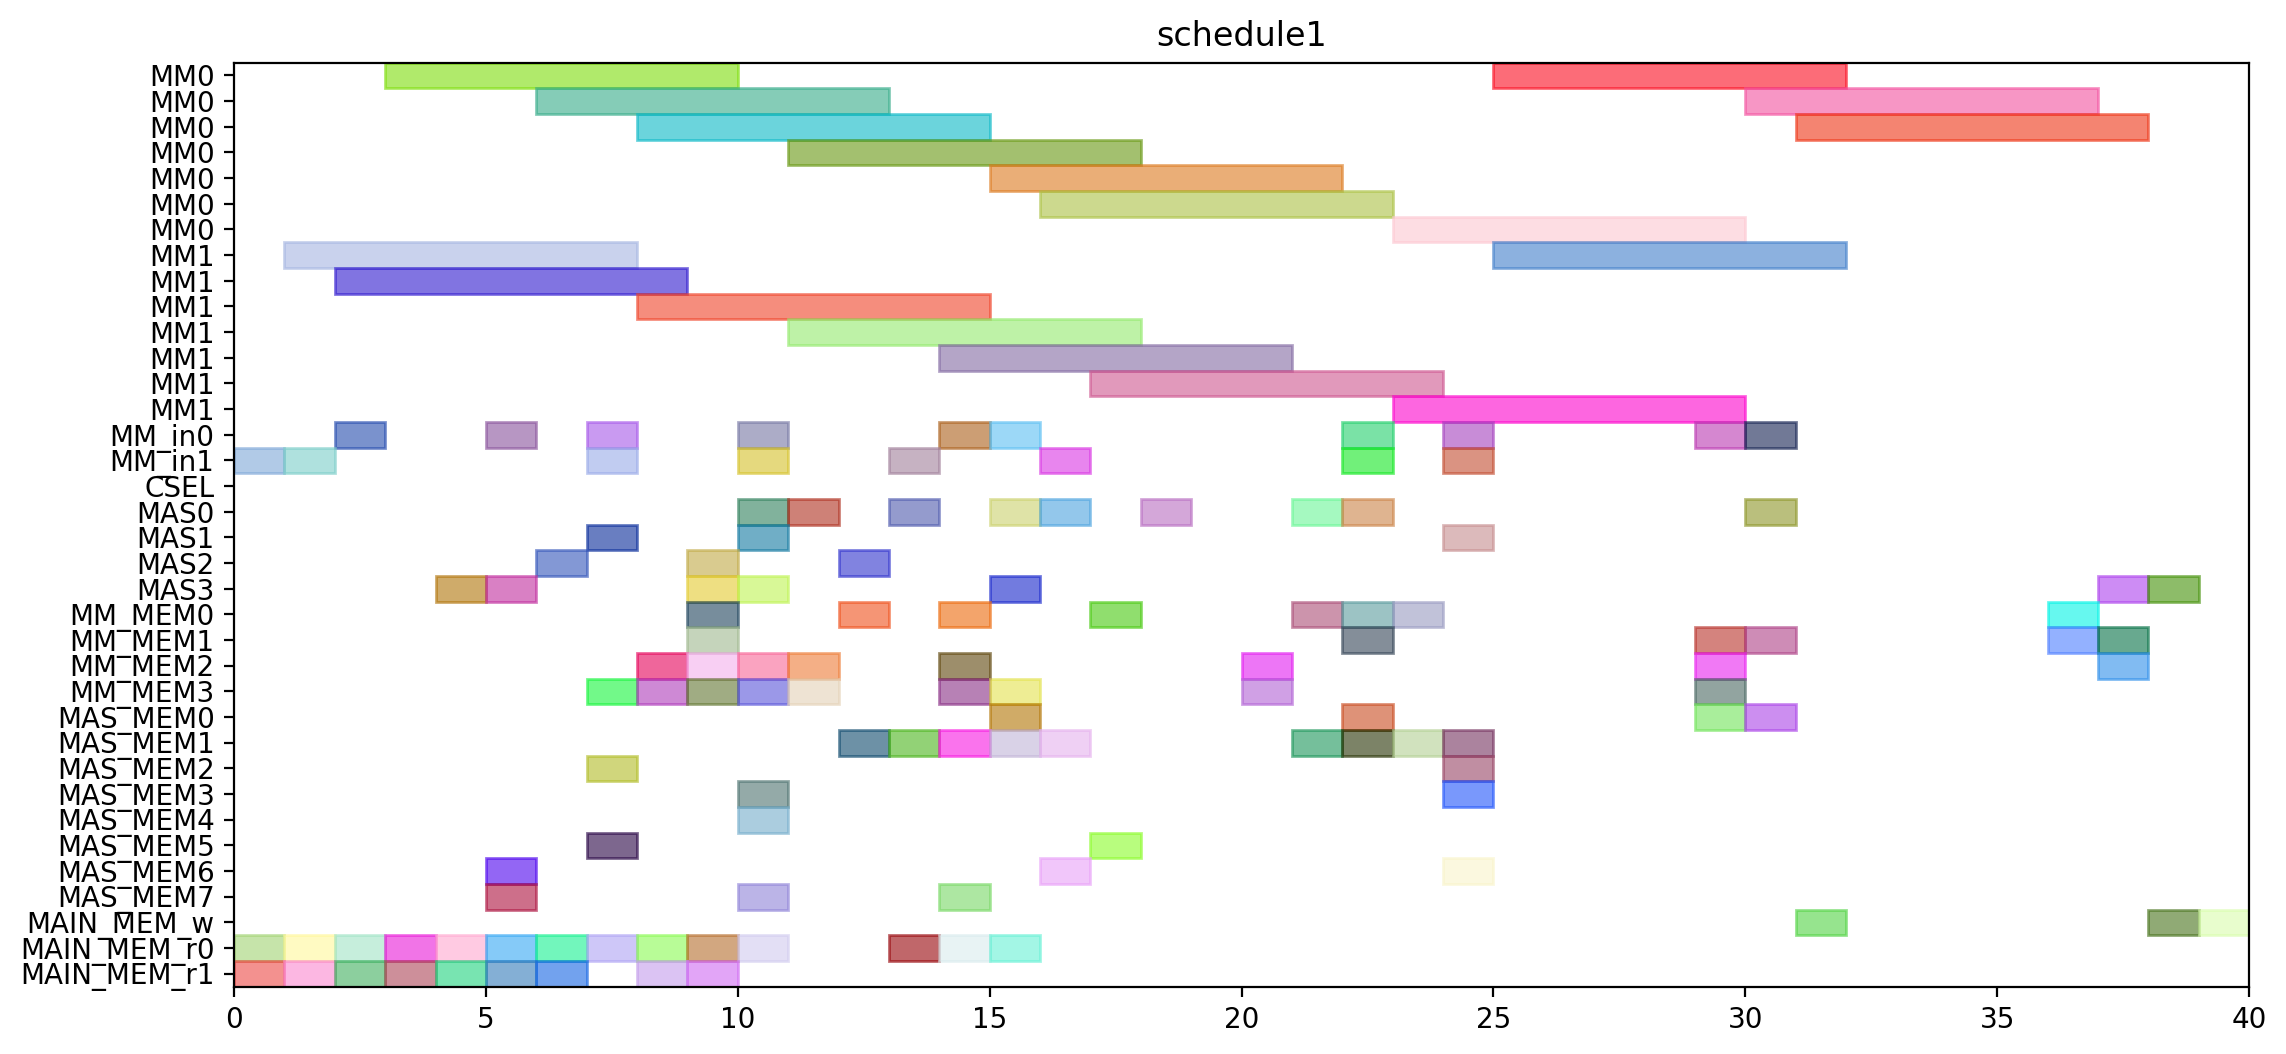

Recreate this plot in Python.
from pyschedule import Scenario, solvers, plotters, alt


def solve():
	horizon = 150
	S = Scenario("schedule1", horizon=horizon)

	# resource
	MM = S.Resources('MM', num=2, size=7)
	MM_in = S.Resources('MM_in', num=2)
	CSEL = S.Resource('CSEL')
	MAS = S.Resources('MAS', num=4, size=1, periods=range(1, horizon))
	MM_MEM = S.Resources('MM_MEM', num=4)
	MAS_MEM = S.Resources('MAS_MEM', num=8)
	MAIN_MEM_w = S.Resource('MAIN_MEM_w', size=1)
	MAIN_MEM_r = S.Resources('MAIN_MEM_r', num=2)

	# result of previous scheduling
	t2_in = S.Task('t2_in', length=1, delay_cost=1)
	S += t2_in >= 0
	t2_in += MM_in[1]

	t2_mem0 = S.Task('t2_mem0', length=1, delay_cost=1)
	S += t2_mem0 >= 0
	t2_mem0 += MAIN_MEM_r[0]

	t2_mem1 = S.Task('t2_mem1', length=1, delay_cost=1)
	S += t2_mem1 >= 0
	t2_mem1 += MAIN_MEM_r[1]

	t0_in = S.Task('t0_in', length=1, delay_cost=1)
	S += t0_in >= 1
	t0_in += MM_in[1]

	t0_mem0 = S.Task('t0_mem0', length=1, delay_cost=1)
	S += t0_mem0 >= 1
	t0_mem0 += MAIN_MEM_r[0]

	t0_mem1 = S.Task('t0_mem1', length=1, delay_cost=1)
	S += t0_mem1 >= 1
	t0_mem1 += MAIN_MEM_r[1]

	t2 = S.Task('t2', length=7, delay_cost=1)
	S += t2 >= 1
	t2 += MM[1]

	t0 = S.Task('t0', length=7, delay_cost=1)
	S += t0 >= 2
	t0 += MM[1]

	t1_in = S.Task('t1_in', length=1, delay_cost=1)
	S += t1_in >= 2
	t1_in += MM_in[0]

	t1_mem0 = S.Task('t1_mem0', length=1, delay_cost=1)
	S += t1_mem0 >= 2
	t1_mem0 += MAIN_MEM_r[0]

	t1_mem1 = S.Task('t1_mem1', length=1, delay_cost=1)
	S += t1_mem1 >= 2
	t1_mem1 += MAIN_MEM_r[1]

	t1 = S.Task('t1', length=7, delay_cost=1)
	S += t1 >= 3
	t1 += MM[0]

	t9_mem0 = S.Task('t9_mem0', length=1, delay_cost=1)
	S += t9_mem0 >= 3
	t9_mem0 += MAIN_MEM_r[0]

	t9_mem1 = S.Task('t9_mem1', length=1, delay_cost=1)
	S += t9_mem1 >= 3
	t9_mem1 += MAIN_MEM_r[1]

	t8_mem0 = S.Task('t8_mem0', length=1, delay_cost=1)
	S += t8_mem0 >= 4
	t8_mem0 += MAIN_MEM_r[0]

	t8_mem1 = S.Task('t8_mem1', length=1, delay_cost=1)
	S += t8_mem1 >= 4
	t8_mem1 += MAIN_MEM_r[1]

	t9 = S.Task('t9', length=1, delay_cost=1)
	S += t9 >= 4
	t9 += MAS[3]

	t10_in = S.Task('t10_in', length=1, delay_cost=1)
	S += t10_in >= 5
	t10_in += MM_in[0]

	t10_mem0 = S.Task('t10_mem0', length=1, delay_cost=1)
	S += t10_mem0 >= 5
	t10_mem0 += MAS_MEM[6]

	t10_mem1 = S.Task('t10_mem1', length=1, delay_cost=1)
	S += t10_mem1 >= 5
	t10_mem1 += MAS_MEM[7]

	t4_mem0 = S.Task('t4_mem0', length=1, delay_cost=1)
	S += t4_mem0 >= 5
	t4_mem0 += MAIN_MEM_r[0]

	t4_mem1 = S.Task('t4_mem1', length=1, delay_cost=1)
	S += t4_mem1 >= 5
	t4_mem1 += MAIN_MEM_r[1]

	t8 = S.Task('t8', length=1, delay_cost=1)
	S += t8 >= 5
	t8 += MAS[3]

	t10 = S.Task('t10', length=7, delay_cost=1)
	S += t10 >= 6
	t10 += MM[0]

	t3_mem0 = S.Task('t3_mem0', length=1, delay_cost=1)
	S += t3_mem0 >= 6
	t3_mem0 += MAIN_MEM_r[0]

	t3_mem1 = S.Task('t3_mem1', length=1, delay_cost=1)
	S += t3_mem1 >= 6
	t3_mem1 += MAIN_MEM_r[1]

	t4 = S.Task('t4', length=1, delay_cost=1)
	S += t4 >= 6
	t4 += MAS[2]

	t26_in = S.Task('t26_in', length=1, delay_cost=1)
	S += t26_in >= 7
	t26_in += MM_in[1]

	t26_mem0 = S.Task('t26_mem0', length=1, delay_cost=1)
	S += t26_mem0 >= 7
	t26_mem0 += MAIN_MEM_r[0]

	t26_mem1 = S.Task('t26_mem1', length=1, delay_cost=1)
	S += t26_mem1 >= 7
	t26_mem1 += MM_MEM[3]

	t3 = S.Task('t3', length=1, delay_cost=1)
	S += t3 >= 7
	t3 += MAS[1]

	t5_in = S.Task('t5_in', length=1, delay_cost=1)
	S += t5_in >= 7
	t5_in += MM_in[0]

	t5_mem0 = S.Task('t5_mem0', length=1, delay_cost=1)
	S += t5_mem0 >= 7
	t5_mem0 += MAS_MEM[2]

	t5_mem1 = S.Task('t5_mem1', length=1, delay_cost=1)
	S += t5_mem1 >= 7
	t5_mem1 += MAS_MEM[5]

	t13_mem0 = S.Task('t13_mem0', length=1, delay_cost=1)
	S += t13_mem0 >= 8
	t13_mem0 += MAIN_MEM_r[0]

	t13_mem1 = S.Task('t13_mem1', length=1, delay_cost=1)
	S += t13_mem1 >= 8
	t13_mem1 += MAIN_MEM_r[1]

	t24_mem0 = S.Task('t24_mem0', length=1, delay_cost=1)
	S += t24_mem0 >= 8
	t24_mem0 += MM_MEM[2]

	t24_mem1 = S.Task('t24_mem1', length=1, delay_cost=1)
	S += t24_mem1 >= 8
	t24_mem1 += MM_MEM[3]

	t26 = S.Task('t26', length=7, delay_cost=1)
	S += t26 >= 8
	t26 += MM[1]

	t5 = S.Task('t5', length=7, delay_cost=1)
	S += t5 >= 8
	t5 += MM[0]

	t11_mem0 = S.Task('t11_mem0', length=1, delay_cost=1)
	S += t11_mem0 >= 9
	t11_mem0 += MM_MEM[0]

	t11_mem1 = S.Task('t11_mem1', length=1, delay_cost=1)
	S += t11_mem1 >= 9
	t11_mem1 += MM_MEM[3]

	t13 = S.Task('t13', length=1, delay_cost=1)
	S += t13 >= 9
	t13 += MAS[2]

	t14_mem0 = S.Task('t14_mem0', length=1, delay_cost=1)
	S += t14_mem0 >= 9
	t14_mem0 += MAIN_MEM_r[0]

	t14_mem1 = S.Task('t14_mem1', length=1, delay_cost=1)
	S += t14_mem1 >= 9
	t14_mem1 += MAIN_MEM_r[1]

	t24 = S.Task('t24', length=1, delay_cost=1)
	S += t24 >= 9
	t24 += MAS[3]

	t6_mem0 = S.Task('t6_mem0', length=1, delay_cost=1)
	S += t6_mem0 >= 9
	t6_mem0 += MM_MEM[2]

	t6_mem1 = S.Task('t6_mem1', length=1, delay_cost=1)
	S += t6_mem1 >= 9
	t6_mem1 += MM_MEM[1]

	t11 = S.Task('t11', length=1, delay_cost=1)
	S += t11 >= 10
	t11 += MAS[0]

	t14 = S.Task('t14', length=1, delay_cost=1)
	S += t14 >= 10
	t14 += MAS[1]

	t15_in = S.Task('t15_in', length=1, delay_cost=1)
	S += t15_in >= 10
	t15_in += MM_in[0]

	t15_mem0 = S.Task('t15_mem0', length=1, delay_cost=1)
	S += t15_mem0 >= 10
	t15_mem0 += MAS_MEM[4]

	t15_mem1 = S.Task('t15_mem1', length=1, delay_cost=1)
	S += t15_mem1 >= 10
	t15_mem1 += MAS_MEM[3]

	t19_in = S.Task('t19_in', length=1, delay_cost=1)
	S += t19_in >= 10
	t19_in += MM_in[1]

	t19_mem0 = S.Task('t19_mem0', length=1, delay_cost=1)
	S += t19_mem0 >= 10
	t19_mem0 += MAIN_MEM_r[0]

	t19_mem1 = S.Task('t19_mem1', length=1, delay_cost=1)
	S += t19_mem1 >= 10
	t19_mem1 += MM_MEM[3]

	t25_mem0 = S.Task('t25_mem0', length=1, delay_cost=1)
	S += t25_mem0 >= 10
	t25_mem0 += MM_MEM[2]

	t25_mem1 = S.Task('t25_mem1', length=1, delay_cost=1)
	S += t25_mem1 >= 10
	t25_mem1 += MAS_MEM[7]

	t6 = S.Task('t6', length=1, delay_cost=1)
	S += t6 >= 10
	t6 += MAS[3]

	t15 = S.Task('t15', length=7, delay_cost=1)
	S += t15 >= 11
	t15 += MM[0]

	t16_mem0 = S.Task('t16_mem0', length=1, delay_cost=1)
	S += t16_mem0 >= 11
	t16_mem0 += MM_MEM[2]

	t16_mem1 = S.Task('t16_mem1', length=1, delay_cost=1)
	S += t16_mem1 >= 11
	t16_mem1 += MM_MEM[3]

	t19 = S.Task('t19', length=7, delay_cost=1)
	S += t19 >= 11
	t19 += MM[1]

	t25 = S.Task('t25', length=1, delay_cost=1)
	S += t25 >= 11
	t25 += MAS[0]

	t12_mem0 = S.Task('t12_mem0', length=1, delay_cost=1)
	S += t12_mem0 >= 12
	t12_mem0 += MM_MEM[0]

	t12_mem1 = S.Task('t12_mem1', length=1, delay_cost=1)
	S += t12_mem1 >= 12
	t12_mem1 += MAS_MEM[1]

	t16 = S.Task('t16', length=1, delay_cost=1)
	S += t16 >= 12
	t16 += MAS[2]

	t12 = S.Task('t12', length=1, delay_cost=1)
	S += t12 >= 13
	t12 += MAS[0]

	t18_in = S.Task('t18_in', length=1, delay_cost=1)
	S += t18_in >= 13
	t18_in += MM_in[1]

	t18_mem0 = S.Task('t18_mem0', length=1, delay_cost=1)
	S += t18_mem0 >= 13
	t18_mem0 += MAIN_MEM_r[0]

	t18_mem1 = S.Task('t18_mem1', length=1, delay_cost=1)
	S += t18_mem1 >= 13
	t18_mem1 += MAS_MEM[1]

	t18 = S.Task('t18', length=7, delay_cost=1)
	S += t18 >= 14
	t18 += MM[1]

	t27_in = S.Task('t27_in', length=1, delay_cost=1)
	S += t27_in >= 14
	t27_in += MM_in[0]

	t27_mem0 = S.Task('t27_mem0', length=1, delay_cost=1)
	S += t27_mem0 >= 14
	t27_mem0 += MAIN_MEM_r[0]

	t27_mem1 = S.Task('t27_mem1', length=1, delay_cost=1)
	S += t27_mem1 >= 14
	t27_mem1 += MAS_MEM[1]

	t29_mem0 = S.Task('t29_mem0', length=1, delay_cost=1)
	S += t29_mem0 >= 14
	t29_mem0 += MM_MEM[2]

	t29_mem1 = S.Task('t29_mem1', length=1, delay_cost=1)
	S += t29_mem1 >= 14
	t29_mem1 += MM_MEM[3]

	t7_mem0 = S.Task('t7_mem0', length=1, delay_cost=1)
	S += t7_mem0 >= 14
	t7_mem0 += MM_MEM[0]

	t7_mem1 = S.Task('t7_mem1', length=1, delay_cost=1)
	S += t7_mem1 >= 14
	t7_mem1 += MAS_MEM[7]

	t27 = S.Task('t27', length=7, delay_cost=1)
	S += t27 >= 15
	t27 += MM[0]

	t28_mem0 = S.Task('t28_mem0', length=1, delay_cost=1)
	S += t28_mem0 >= 15
	t28_mem0 += MAS_MEM[0]

	t28_mem1 = S.Task('t28_mem1', length=1, delay_cost=1)
	S += t28_mem1 >= 15
	t28_mem1 += MM_MEM[3]

	t29 = S.Task('t29', length=1, delay_cost=1)
	S += t29 >= 15
	t29 += MAS[0]

	t30_in = S.Task('t30_in', length=1, delay_cost=1)
	S += t30_in >= 15
	t30_in += MM_in[0]

	t30_mem0 = S.Task('t30_mem0', length=1, delay_cost=1)
	S += t30_mem0 >= 15
	t30_mem0 += MAIN_MEM_r[0]

	t30_mem1 = S.Task('t30_mem1', length=1, delay_cost=1)
	S += t30_mem1 >= 15
	t30_mem1 += MAS_MEM[1]

	t7 = S.Task('t7', length=1, delay_cost=1)
	S += t7 >= 15
	t7 += MAS[3]

	t28 = S.Task('t28', length=1, delay_cost=1)
	S += t28 >= 16
	t28 += MAS[0]

	t30 = S.Task('t30', length=7, delay_cost=1)
	S += t30 >= 16
	t30 += MM[0]

	t35_in = S.Task('t35_in', length=1, delay_cost=1)
	S += t35_in >= 16
	t35_in += MM_in[1]

	t35_mem0 = S.Task('t35_mem0', length=1, delay_cost=1)
	S += t35_mem0 >= 16
	t35_mem0 += MAS_MEM[6]

	t35_mem1 = S.Task('t35_mem1', length=1, delay_cost=1)
	S += t35_mem1 >= 16
	t35_mem1 += MAS_MEM[1]

	t17_mem0 = S.Task('t17_mem0', length=1, delay_cost=1)
	S += t17_mem0 >= 17
	t17_mem0 += MM_MEM[0]

	t17_mem1 = S.Task('t17_mem1', length=1, delay_cost=1)
	S += t17_mem1 >= 17
	t17_mem1 += MAS_MEM[5]

	t35 = S.Task('t35', length=7, delay_cost=1)
	S += t35 >= 17
	t35 += MM[1]

	t17 = S.Task('t17', length=1, delay_cost=1)
	S += t17 >= 18
	t17 += MAS[0]

	t20_mem0 = S.Task('t20_mem0', length=1, delay_cost=1)
	S += t20_mem0 >= 20
	t20_mem0 += MM_MEM[2]

	t20_mem1 = S.Task('t20_mem1', length=1, delay_cost=1)
	S += t20_mem1 >= 20
	t20_mem1 += MM_MEM[3]

	t20 = S.Task('t20', length=1, delay_cost=1)
	S += t20 >= 21
	t20 += MAS[0]

	t31_in = S.Task('t31_in', length=1, delay_cost=1)
	S += t31_in >= 22
	t31_in += MM_in[0]

	t31_mem0 = S.Task('t31_mem0', length=1, delay_cost=1)
	S += t31_mem0 >= 22
	t31_mem0 += MM_MEM[0]

	t31_mem1 = S.Task('t31_mem1', length=1, delay_cost=1)
	S += t31_mem1 >= 22
	t31_mem1 += MM_MEM[1]

	t31 = S.Task('t31', length=7, delay_cost=1)
	S += t31 >= 23
	t31 += MM[0]


	# new tasks
	t21 = S.Task('t21', length=1, delay_cost=1)
	t21 += alt(MAS)
	t21_mem0 = S.Task('t21_mem0', length=1, delay_cost=1)
	t21_mem0 += MM_MEM[0]
	S += 9 < t21_mem0
	S += t21_mem0 <= t21

	t21_mem1 = S.Task('t21_mem1', length=1, delay_cost=1)
	t21_mem1 += MAS_MEM[1]
	S += 21 < t21_mem1
	S += t21_mem1 <= t21

	t22 = S.Task('t22', length=1, delay_cost=1)
	t22 += alt(MAS)
	t22_mem0 = S.Task('t22_mem0', length=1, delay_cost=1)
	t22_mem0 += MM_MEM[0]
	S += 9 < t22_mem0
	S += t22_mem0 <= t22

	t22_mem1 = S.Task('t22_mem1', length=1, delay_cost=1)
	t22_mem1 += MAS_MEM[1]
	S += 21 < t22_mem1
	S += t22_mem1 <= t22

	t32 = S.Task('t32', length=7, delay_cost=1)
	t32 += alt(MM)
	t32_in = S.Task('t32_in', length=1, delay_cost=1)
	t32_in += alt(MM_in)
	S += t32_in*MM_in[0]<=t32*MM[0]
	S += t32_in*MM_in[1]<=t32*MM[1]
	t32_mem0 = S.Task('t32_mem0', length=1, delay_cost=1)
	t32_mem0 += MAS_MEM[0]
	S += 16 < t32_mem0
	S += t32_mem0 <= t32

	t32_mem1 = S.Task('t32_mem1', length=1, delay_cost=1)
	t32_mem1 += MM_MEM[1]
	S += 29 < t32_mem1
	S += t32_mem1 <= t32

	t33 = S.Task('t33', length=7, delay_cost=1)
	t33 += alt(MM)
	t33_in = S.Task('t33_in', length=1, delay_cost=1)
	t33_in += alt(MM_in)
	S += t33_in*MM_in[0]<=t33*MM[0]
	S += t33_in*MM_in[1]<=t33*MM[1]
	t33_mem0 = S.Task('t33_mem0', length=1, delay_cost=1)
	t33_mem0 += MAS_MEM[0]
	S += 18 < t33_mem0
	S += t33_mem0 <= t33

	t33_mem1 = S.Task('t33_mem1', length=1, delay_cost=1)
	t33_mem1 += MM_MEM[1]
	S += 29 < t33_mem1
	S += t33_mem1 <= t33

	t23 = S.Task('t23', length=7, delay_cost=1)
	t23 += alt(MM)
	t23_in = S.Task('t23_in', length=1, delay_cost=1)
	t23_in += alt(MM_in)
	S += t23_in*MM_in[0]<=t23*MM[0]
	S += t23_in*MM_in[1]<=t23*MM[1]
	t23_mem0 = S.Task('t23_mem0', length=1, delay_cost=1)
	t23_mem0 += alt(MAS_MEM)
	S += (t21*MAS[0])-1 < t23_mem0*MAS_MEM[0]
	S += (t21*MAS[1])-1 < t23_mem0*MAS_MEM[2]
	S += (t21*MAS[2])-1 < t23_mem0*MAS_MEM[4]
	S += (t21*MAS[3])-1 < t23_mem0*MAS_MEM[6]
	S += t23_mem0 <= t23

	t23_mem1 = S.Task('t23_mem1', length=1, delay_cost=1)
	t23_mem1 += alt(MAS_MEM)
	S += (t22*MAS[0])-1 < t23_mem1*MAS_MEM[1]
	S += (t22*MAS[1])-1 < t23_mem1*MAS_MEM[3]
	S += (t22*MAS[2])-1 < t23_mem1*MAS_MEM[5]
	S += (t22*MAS[3])-1 < t23_mem1*MAS_MEM[7]
	S += t23_mem1 <= t23

	t34 = S.Task('t34', length=7, delay_cost=1)
	t34 += alt(MM)
	t34_in = S.Task('t34_in', length=1, delay_cost=1)
	t34_in += alt(MM_in)
	S += t34_in*MM_in[0]<=t34*MM[0]
	S += t34_in*MM_in[1]<=t34*MM[1]
	t34_mem0 = S.Task('t34_mem0', length=1, delay_cost=1)
	t34_mem0 += MAS_MEM[6]
	S += 15 < t34_mem0
	S += t34_mem0 <= t34

	t34_mem1 = S.Task('t34_mem1', length=1, delay_cost=1)
	t34_mem1 += alt(MAS_MEM)
	S += (t21*MAS[0])-1 < t34_mem1*MAS_MEM[1]
	S += (t21*MAS[1])-1 < t34_mem1*MAS_MEM[3]
	S += (t21*MAS[2])-1 < t34_mem1*MAS_MEM[5]
	S += (t21*MAS[3])-1 < t34_mem1*MAS_MEM[7]
	S += t34_mem1 <= t34

	t36 = S.Task('t36', length=7, delay_cost=1)
	t36 += alt(MM)
	t36_in = S.Task('t36_in', length=1, delay_cost=1)
	t36_in += alt(MM_in)
	S += t36_in*MM_in[0]<=t36*MM[0]
	S += t36_in*MM_in[1]<=t36*MM[1]
	t36_mem0 = S.Task('t36_mem0', length=1, delay_cost=1)
	t36_mem0 += MAS_MEM[0]
	S += 18 < t36_mem0
	S += t36_mem0 <= t36

	t36_mem1 = S.Task('t36_mem1', length=1, delay_cost=1)
	t36_mem1 += alt(MAS_MEM)
	S += (t22*MAS[0])-1 < t36_mem1*MAS_MEM[1]
	S += (t22*MAS[1])-1 < t36_mem1*MAS_MEM[3]
	S += (t22*MAS[2])-1 < t36_mem1*MAS_MEM[5]
	S += (t22*MAS[3])-1 < t36_mem1*MAS_MEM[7]
	S += t36_mem1 <= t36

	PY_new = S.Task('PY_new', length=1, delay_cost=1)
	PY_new += alt(MAS)
	S += 0<PY_new

	PY_new_w = S.Task('PY_new_w', length=1, delay_cost=1)
	PY_new_w += alt(MAIN_MEM_w)
	S += PY_new <= PY_new_w

	PY_new_mem0 = S.Task('PY_new_mem0', length=1, delay_cost=1)
	PY_new_mem0 += alt(MM_MEM)
	S += (t23*MM[0])-1 < PY_new_mem0*MM_MEM[0]
	S += (t23*MM[1])-1 < PY_new_mem0*MM_MEM[2]
	S += PY_new_mem0 <= PY_new

	PY_new_mem1 = S.Task('PY_new_mem1', length=1, delay_cost=1)
	PY_new_mem1 += alt(MM_MEM)
	S += (t32*MM[0])-1 < PY_new_mem1*MM_MEM[1]
	S += (t32*MM[1])-1 < PY_new_mem1*MM_MEM[3]
	S += PY_new_mem1 <= PY_new

	PX_new = S.Task('PX_new', length=1, delay_cost=1)
	PX_new += alt(MAS)
	S += 0<PX_new

	PX_new_w = S.Task('PX_new_w', length=1, delay_cost=1)
	PX_new_w += alt(MAIN_MEM_w)
	S += PX_new <= PX_new_w

	PX_new_mem0 = S.Task('PX_new_mem0', length=1, delay_cost=1)
	PX_new_mem0 += alt(MM_MEM)
	S += (t34*MM[0])-1 < PX_new_mem0*MM_MEM[0]
	S += (t34*MM[1])-1 < PX_new_mem0*MM_MEM[2]
	S += PX_new_mem0 <= PX_new

	PX_new_mem1 = S.Task('PX_new_mem1', length=1, delay_cost=1)
	PX_new_mem1 += alt(MM_MEM)
	S += (t33*MM[0])-1 < PX_new_mem1*MM_MEM[1]
	S += (t33*MM[1])-1 < PX_new_mem1*MM_MEM[3]
	S += PX_new_mem1 <= PX_new

	PZ_new = S.Task('PZ_new', length=1, delay_cost=1)
	PZ_new += alt(MAS)
	S += 0<PZ_new

	PZ_new_w = S.Task('PZ_new_w', length=1, delay_cost=1)
	PZ_new_w += alt(MAIN_MEM_w)
	S += PZ_new <= PZ_new_w

	PZ_new_mem0 = S.Task('PZ_new_mem0', length=1, delay_cost=1)
	PZ_new_mem0 += alt(MM_MEM)
	S += (t36*MM[0])-1 < PZ_new_mem0*MM_MEM[0]
	S += (t36*MM[1])-1 < PZ_new_mem0*MM_MEM[2]
	S += PZ_new_mem0 <= PZ_new

	PZ_new_mem1 = S.Task('PZ_new_mem1', length=1, delay_cost=1)
	PZ_new_mem1 += MM_MEM[3]
	S += 23 < PZ_new_mem1
	S += PZ_new_mem1 <= PZ_new

	solvers.mip.solve(S,msg=1,kind='CPLEX',ratio_gap=1.01)

	solution = [['hoge']*len(S.solution()[1]) for i in range(len(S.solution()))]
	for i in range(len(S.solution())):
		for j in range(len(S.solution()[i])):
			solution[i][j]=str(S.solution()[i][j])
	print(solution)

	cycles = int(solution[-1][3])

	pic_file_name = "/home/mfukuda/ABE/multiRAM_multiMAS_16mux/scheduling_result/stage7MM2_stage1MAS4/EP_ADD_A_ANY/schedule1.png"
	if(S.solution() != []):
		plotters.matplotlib.plot(S,img_filename=pic_file_name, show_task_labels=False, fig_size=(cycles*0.25+3, 6))

	return solution
